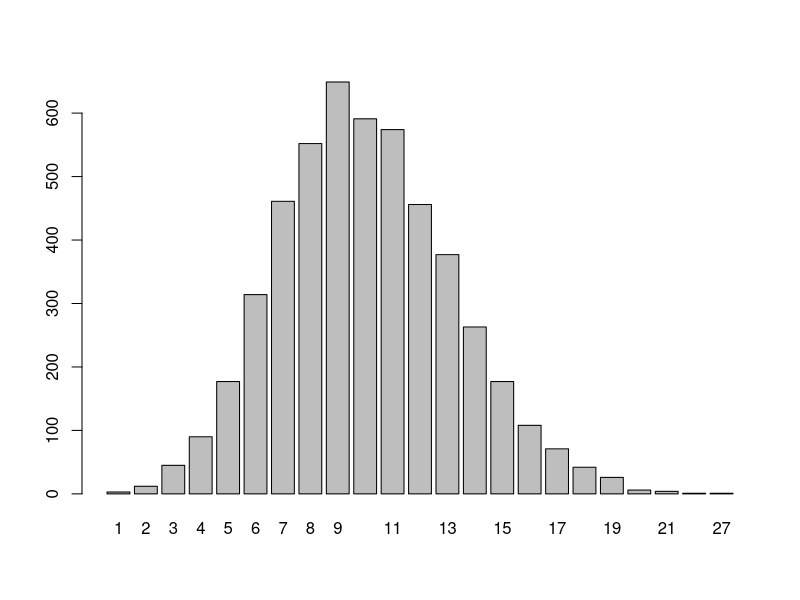

The R source for this figure:
'
Use the inverse method to genearate 5000 samples from
Poisson(lambda=10) and draw a histogram for the 5000
samples. The probability mass function of Poisson(lambda) is
P(X = m) = exp(-lambda)*lambda^m/frac(m), with m =0, 1, 2, 3...
# http://epoli.pbworks.com/f/Math276-Week3annot.pdf
'

simPoisson <- function(n=1, lambda=1){
  u <- runif(n, min=0, max=1) #simulate standard uniforms
  v <- rep(0, n)
  for(j in 1:n){
    i <- 0
    p <- exp(-lambda)
    f <- p
    while(u[j] >= f){
      p <- lambda*p/(i+1)
      f <- f + p
      i <- i + 1
    }
    v[j] <- i
  }
  return(v)
}

n = 5000
lambda = 10
output <- simPoisson(n=n, lambda=lambda)
mean(output)
xtabs(~output)/5000
barplot(xtabs(~output))
# barplot(xtabs(~output)/5000)

